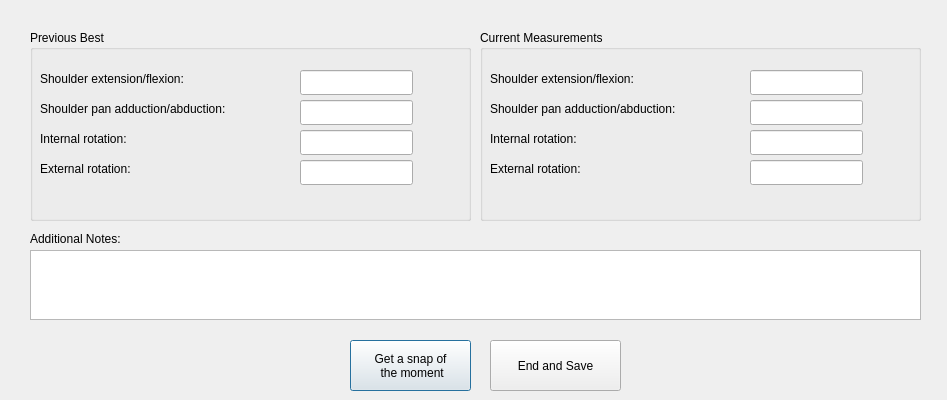
<?xml version="1.0" encoding="UTF-8"?>
<ui version="4.0">
 <class>Dialog</class>
 <widget class="QDialog" name="Dialog">
  <property name="geometry">
   <rect>
    <x>0</x>
    <y>0</y>
    <width>947</width>
    <height>400</height>
   </rect>
  </property>
  <property name="windowTitle">
   <string>Dialog</string>
  </property>
  <widget class="QGroupBox" name="groupBox_prev">
   <property name="geometry">
    <rect>
     <x>30</x>
     <y>30</y>
     <width>441</width>
     <height>191</height>
    </rect>
   </property>
   <property name="title">
    <string>Previous Best</string>
   </property>
   <widget class="QLabel" name="label_3">
    <property name="geometry">
     <rect>
      <x>10</x>
      <y>70</y>
      <width>261</width>
      <height>17</height>
     </rect>
    </property>
    <property name="text">
     <string>Shoulder pan adduction/abduction:</string>
    </property>
   </widget>
   <widget class="QLabel" name="label_5">
    <property name="geometry">
     <rect>
      <x>10</x>
      <y>130</y>
      <width>261</width>
      <height>17</height>
     </rect>
    </property>
    <property name="text">
     <string>External rotation:</string>
    </property>
   </widget>
   <widget class="QLabel" name="label_2">
    <property name="geometry">
     <rect>
      <x>10</x>
      <y>40</y>
      <width>211</width>
      <height>17</height>
     </rect>
    </property>
    <property name="text">
     <string>Shoulder extension/flexion:</string>
    </property>
   </widget>
   <widget class="QLabel" name="label_4">
    <property name="geometry">
     <rect>
      <x>10</x>
      <y>100</y>
      <width>261</width>
      <height>17</height>
     </rect>
    </property>
    <property name="text">
     <string>Internal rotation:</string>
    </property>
   </widget>
   <widget class="QLineEdit" name="lineEdit_shoulder_ext_flex">
    <property name="geometry">
     <rect>
      <x>270</x>
      <y>40</y>
      <width>113</width>
      <height>25</height>
     </rect>
    </property>
   </widget>
   <widget class="QLineEdit" name="lineEdit_shoulder_abd_add">
    <property name="geometry">
     <rect>
      <x>270</x>
      <y>70</y>
      <width>113</width>
      <height>25</height>
     </rect>
    </property>
   </widget>
   <widget class="QLineEdit" name="lineEdit_intern_rot">
    <property name="geometry">
     <rect>
      <x>270</x>
      <y>100</y>
      <width>113</width>
      <height>25</height>
     </rect>
    </property>
   </widget>
   <widget class="QLineEdit" name="lineEdit_extern_rot">
    <property name="geometry">
     <rect>
      <x>270</x>
      <y>130</y>
      <width>113</width>
      <height>25</height>
     </rect>
    </property>
   </widget>
  </widget>
  <widget class="QPushButton" name="button_snap">
   <property name="geometry">
    <rect>
     <x>350</x>
     <y>340</y>
     <width>121</width>
     <height>51</height>
    </rect>
   </property>
   <property name="text">
    <string>Get a snap of 
 the moment</string>
   </property>
  </widget>
  <widget class="QPushButton" name="button_end_and_save">
   <property name="geometry">
    <rect>
     <x>490</x>
     <y>340</y>
     <width>131</width>
     <height>51</height>
    </rect>
   </property>
   <property name="text">
    <string>End and Save</string>
   </property>
  </widget>
  <widget class="QPlainTextEdit" name="plainTextEdit_add_note">
   <property name="geometry">
    <rect>
     <x>30</x>
     <y>250</y>
     <width>891</width>
     <height>70</height>
    </rect>
   </property>
  </widget>
  <widget class="QGroupBox" name="groupBox_current">
   <property name="geometry">
    <rect>
     <x>480</x>
     <y>30</y>
     <width>441</width>
     <height>191</height>
    </rect>
   </property>
   <property name="title">
    <string>Current Measurements</string>
   </property>
   <widget class="QLabel" name="label_6">
    <property name="geometry">
     <rect>
      <x>10</x>
      <y>70</y>
      <width>261</width>
      <height>17</height>
     </rect>
    </property>
    <property name="text">
     <string>Shoulder pan adduction/abduction:</string>
    </property>
   </widget>
   <widget class="QLabel" name="label_7">
    <property name="geometry">
     <rect>
      <x>10</x>
      <y>130</y>
      <width>261</width>
      <height>17</height>
     </rect>
    </property>
    <property name="text">
     <string>External rotation:</string>
    </property>
   </widget>
   <widget class="QLabel" name="label_8">
    <property name="geometry">
     <rect>
      <x>10</x>
      <y>40</y>
      <width>211</width>
      <height>17</height>
     </rect>
    </property>
    <property name="text">
     <string>Shoulder extension/flexion:</string>
    </property>
   </widget>
   <widget class="QLabel" name="label_9">
    <property name="geometry">
     <rect>
      <x>10</x>
      <y>100</y>
      <width>261</width>
      <height>17</height>
     </rect>
    </property>
    <property name="text">
     <string>Internal rotation:</string>
    </property>
   </widget>
   <widget class="QLineEdit" name="lineEdit_shoulder_ext_flex_2">
    <property name="geometry">
     <rect>
      <x>270</x>
      <y>40</y>
      <width>113</width>
      <height>25</height>
     </rect>
    </property>
   </widget>
   <widget class="QLineEdit" name="lineEdit_shoulder_abd_add_2">
    <property name="geometry">
     <rect>
      <x>270</x>
      <y>70</y>
      <width>113</width>
      <height>25</height>
     </rect>
    </property>
   </widget>
   <widget class="QLineEdit" name="lineEdit_intern_rot_2">
    <property name="geometry">
     <rect>
      <x>270</x>
      <y>100</y>
      <width>113</width>
      <height>25</height>
     </rect>
    </property>
   </widget>
   <widget class="QLineEdit" name="lineEdit_extern_rot_2">
    <property name="geometry">
     <rect>
      <x>270</x>
      <y>130</y>
      <width>113</width>
      <height>25</height>
     </rect>
    </property>
   </widget>
  </widget>
  <widget class="QLabel" name="label">
   <property name="geometry">
    <rect>
     <x>30</x>
     <y>230</y>
     <width>131</width>
     <height>17</height>
    </rect>
   </property>
   <property name="text">
    <string>Additional Notes:</string>
   </property>
  </widget>
 </widget>
 <resources/>
 <connections/>
</ui>
